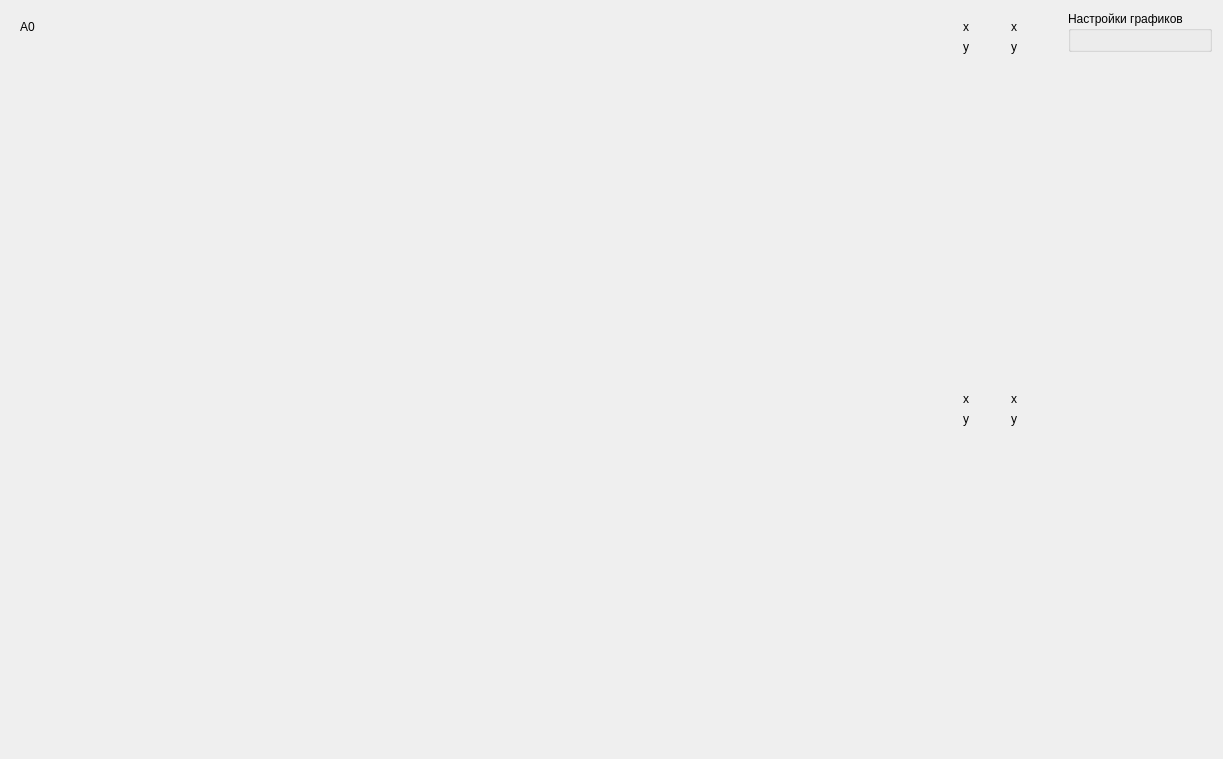
         <widget class="QWidget" name="tabKGR">
          <attribute name="title">
           <string>КГР</string>
          </attribute>
          <layout class="QGridLayout" name="gridLayout_3">
           <item row="0" column="1">
            <widget class="QGroupBox" name="KGRsettings">
             <property name="sizePolicy">
              <sizepolicy hsizetype="Maximum" vsizetype="Preferred">
               <horstretch>0</horstretch>
               <verstretch>0</verstretch>
              </sizepolicy>
             </property>
             <property name="title">
              <string>Настройки графиков</string>
             </property>
             <layout class="QFormLayout" name="formLayout_2"/>
            </widget>
           </item>
           <item row="1" column="1">
            <spacer name="verticalSpacer_3">
             <property name="orientation">
              <enum>Qt::Vertical</enum>
             </property>
             <property name="sizeHint" stdset="0">
              <size>
               <width>20</width>
               <height>40</height>
              </size>
             </property>
            </spacer>
           </item>
           <item row="0" column="0" rowspan="2">
            <layout class="QVBoxLayout" name="verticalLayout">
             <item>
              <widget class="QCustomPlot" name="plotKGR" native="true">
               <property name="minimumSize">
                <size>
                 <width>0</width>
                 <height>0</height>
                </size>
               </property>
               <property name="maximumSize">
                <size>
                 <width>16777215</width>
                 <height>16777215</height>
                </size>
               </property>
               <layout class="QGridLayout" name="gridLayout_19">
                <item row="1" column="1" rowspan="2">
                 <spacer name="horizontalSpacer_12">
                  <property name="orientation">
                   <enum>Qt::Horizontal</enum>
                  </property>
                  <property name="sizeHint" stdset="0">
                   <size>
                    <width>916</width>
                    <height>20</height>
                   </size>
                  </property>
                 </spacer>
                </item>
                <item row="1" column="2">
                 <widget class="QLabel" name="label_51">
                  <property name="text">
                   <string>x</string>
                  </property>
                 </widget>
                </item>
                <item row="1" column="3">
                 <widget class="QLabel" name="labelKGRx1">
                  <property name="minimumSize">
                   <size>
                    <width>30</width>
                    <height>0</height>
                   </size>
                  </property>
                  <property name="text">
                   <string/>
                  </property>
                 </widget>
                </item>
                <item row="1" column="4">
                 <widget class="QLabel" name="label_52">
                  <property name="text">
                   <string>x</string>
                  </property>
                 </widget>
                </item>
                <item row="1" column="5">
                 <widget class="QLabel" name="labelKGRx2">
                  <property name="minimumSize">
                   <size>
                    <width>30</width>
                    <height>0</height>
                   </size>
                  </property>
                  <property name="text">
                   <string/>
                  </property>
                 </widget>
                </item>
                <item row="2" column="2">
                 <widget class="QLabel" name="label_49">
                  <property name="text">
                   <string>y</string>
                  </property>
                 </widget>
                </item>
                <item row="2" column="3">
                 <widget class="QLabel" name="labelKGRy1">
                  <property name="minimumSize">
                   <size>
                    <width>30</width>
                    <height>0</height>
                   </size>
                  </property>
                  <property name="text">
                   <string/>
                  </property>
                 </widget>
                </item>
                <item row="2" column="4">
                 <widget class="QLabel" name="label_50">
                  <property name="text">
                   <string>y</string>
                  </property>
                 </widget>
                </item>
                <item row="2" column="5">
                 <widget class="QLabel" name="labelKGRy2">
                  <property name="minimumSize">
                   <size>
                    <width>30</width>
                    <height>0</height>
                   </size>
                  </property>
                  <property name="text">
                   <string/>
                  </property>
                 </widget>
                </item>
                <item row="3" column="1" colspan="5">
                 <spacer name="verticalSpacer_16">
                  <property name="orientation">
                   <enum>Qt::Vertical</enum>
                  </property>
                  <property name="sizeHint" stdset="0">
                   <size>
                    <width>1012</width>
                    <height>314</height>
                   </size>
                  </property>
                 </spacer>
                </item>
                <item row="1" column="0">
                 <widget class="QLabel" name="AKGR">
                  <property name="text">
                   <string>А0</string>
                  </property>
                 </widget>
                </item>
               </layout>
              </widget>
             </item>
             <item>
              <widget class="QCustomPlot" name="plotKGRdiff" native="true">
               <property name="minimumSize">
                <size>
                 <width>0</width>
                 <height>0</height>
                </size>
               </property>
               <property name="maximumSize">
                <size>
                 <width>16777215</width>
                 <height>16777215</height>
                </size>
               </property>
               <layout class="QGridLayout" name="gridLayout_20">
                <item row="0" column="0" rowspan="2">
                 <spacer name="horizontalSpacer_13">
                  <property name="orientation">
                   <enum>Qt::Horizontal</enum>
                  </property>
                  <property name="sizeHint" stdset="0">
                   <size>
                    <width>935</width>
                    <height>20</height>
                   </size>
                  </property>
                 </spacer>
                </item>
                <item row="0" column="1">
                 <widget class="QLabel" name="label_55">
                  <property name="text">
                   <string>x</string>
                  </property>
                 </widget>
                </item>
                <item row="0" column="2">
                 <widget class="QLabel" name="labelKGRDiffx1">
                  <property name="minimumSize">
                   <size>
                    <width>30</width>
                    <height>0</height>
                   </size>
                  </property>
                  <property name="text">
                   <string/>
                  </property>
                 </widget>
                </item>
                <item row="0" column="3">
                 <widget class="QLabel" name="label_56">
                  <property name="text">
                   <string>x</string>
                  </property>
                 </widget>
                </item>
                <item row="0" column="4">
                 <widget class="QLabel" name="labelKGRDiffx2">
                  <property name="minimumSize">
                   <size>
                    <width>30</width>
                    <height>0</height>
                   </size>
                  </property>
                  <property name="text">
                   <string/>
                  </property>
                 </widget>
                </item>
                <item row="1" column="1">
                 <widget class="QLabel" name="label_53">
                  <property name="text">
                   <string>y</string>
                  </property>
                 </widget>
                </item>
                <item row="1" column="2">
                 <widget class="QLabel" name="labelKGRDiffy1">
                  <property name="minimumSize">
                   <size>
                    <width>30</width>
                    <height>0</height>
                   </size>
                  </property>
                  <property name="text">
                   <string/>
                  </property>
                 </widget>
                </item>
                <item row="1" column="3">
                 <widget class="QLabel" name="label_54">
                  <property name="text">
                   <string>y</string>
                  </property>
                 </widget>
                </item>
                <item row="1" column="4">
                 <widget class="QLabel" name="labelKGRDiffy2">
                  <property name="minimumSize">
                   <size>
                    <width>30</width>
                    <height>0</height>
                   </size>
                  </property>
                  <property name="text">
                   <string/>
                  </property>
                 </widget>
                </item>
                <item row="2" column="0" colspan="5">
                 <spacer name="verticalSpacer_17">
                  <property name="orientation">
                   <enum>Qt::Vertical</enum>
                  </property>
                  <property name="sizeHint" stdset="0">
                   <size>
                    <width>1031</width>
                    <height>313</height>
                   </size>
                  </property>
                 </spacer>
                </item>
               </layout>
              </widget>
             </item>
            </layout>
           </item>
          </layout>
         </widget>
